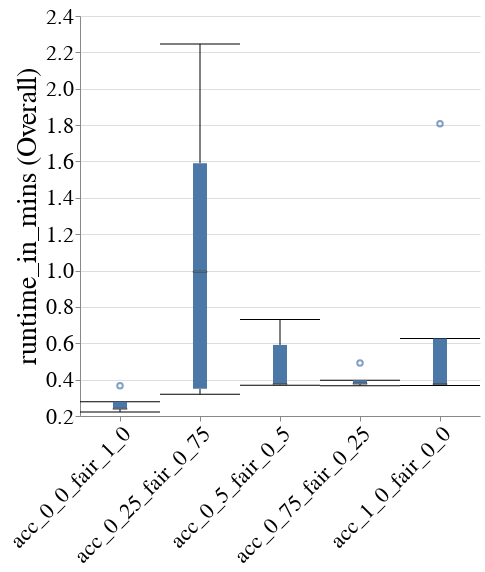

Here is the notebook cell this chart was saved with:
### Code cell
create_box_plot_per_cost_model(to_plot=best_lp_metrics_per_exp_config_df, metric_name="runtime_in_mins")

### Figure 1 — Vega-Lite specification as saved in the notebook (floating-point values rounded to 4 significant figures)
{"config": {"view": {"continuousWidth": 400, "continuousHeight": 300, "stroke": null}, "axis": {"labelFontSize": 22, "labelFontWeight": "normal", "titleFontSize": 28, "titleFontWeight": "normal"}, "title": {"fontSize": 28}}, "data": {"name": "data-03f973be31a01b9b02d89b5b35abed5a"}, "mark": {"type": "boxplot", "median": {"stroke": "black", "strokeWidth": 0.7}, "ticks": true}, "encoding": {"x": {"axis": {"labelAngle": -45, "labelLimit": 300}, "field": "exp_config_name", "title": null, "type": "nominal"}, "y": {"field": "runtime_in_mins", "scale": {"zero": false}, "title": "runtime_in_mins (Overall)", "type": "quantitative"}}, "height": 400, "width": 400, "$schema": "https://vega.github.io/schema/vega-lite/v4.17.0.json", "datasets": {"data-03f973be31a01b9b02d89b5b35abed5a": [{"exp_config_name": "acc_0_0_fair_1_0", "logical_pipeline_uuid": "Tm9uZSZESVImbHJfY2xm", "physical_pipeline_uuid": "10a4b262-5142-4d67-aceb-7c4e30102b28", "run_num": 4, "compound_pp_quality": 0.9905, "metric": "F1", "model_name": "lr_clf", "runtime_in_mins": 0.2394, "dataset_name": "folk_emp", "logical_pipeline_name": "None&DIR&lr_clf", "null_imputer_name": "None", "fairness_intervention_name": "DIR", "RAC1P_dis": 0.7878, "RAC1P_priv": 0.7749, "SEX&RAC1P_dis": 0.758, "SEX&RAC1P_priv": 0.7852, "SEX_dis": 0.7554, "SEX_priv": 0.804, "overall": 0.7799}, {"exp_config_name": "acc_0_0_fair_1_0", "logical_pipeline_uuid": "Tm9uZSZESVImbHJfY2xm", "physical_pipeline_uuid": "27e41a7c-d6bf-46f0-9110-40e96932e653", "run_num": 5, "compound_pp_quality": 0.9882, "metric": "F1", "model_name": "lr_clf", "runtime_in_mins": 0.3664, "dataset_name": "folk_emp", "logical_pipeline_name": "None&DIR&lr_clf", "null_imputer_name": "None", "fairness_intervention_name": "DIR", "RAC1P_dis": 0.7823, "RAC1P_priv": 0.7652, "SEX&RAC1P_dis": 0.7411, "SEX&RAC1P_priv": 0.7794, "SEX_dis": 0.7308, "SEX_priv": 0.8093, "overall": 0.772}, {"exp_config_name": "acc_0_0_fair_1_0", "logical_pipeline_uuid": "Tm9uZSZESVImbHJfY2xm", "physical_pipeline_uuid": "2a1062df-0658-4bed-bebc-f08a64c100bc", "run_num": 2, "compound_pp_quality": 0.9999, "metric": "F1", "model_name": "lr_clf", "runtime_in_mins": 0.2394, "dataset_name": "folk_emp", "logical_pipeline_name": "None&DIR&lr_clf", "null_imputer_name": "None", "fairness_intervention_name": "DIR", "RAC1P_dis": 0.7832, "RAC1P_priv": 0.7802, "SEX&RAC1P_dis": 0.7557, "SEX&RAC1P_priv": 0.7881, "SEX_dis": 0.7457, "SEX_priv": 0.8166, "overall": 0.7814}, {"exp_config_name": "acc_0_0_fair_1_0", "logical_pipeline_uuid": "Tm9uZSZESVImbHJfY2xm", "physical_pipeline_uuid": "473666fc-7673-4c1a-988f-7d339730ef11", "run_num": 1, "compound_pp_quality": 0.9804, "metric": "F1", "model_name": "lr_clf", "runtime_in_mins": 0.2218, "dataset_name": "folk_emp", "logical_pipeline_name": "None&DIR&lr_clf", "null_imputer_name": "None", "fairness_intervention_name": "DIR", "RAC1P_dis": 0.7837, "RAC1P_priv": 0.7839, "SEX&RAC1P_dis": 0.7487, "SEX&RAC1P_priv": 0.7918, "SEX_dis": 0.7495, "SEX_priv": 0.814, "overall": 0.7838}, {"exp_config_name": "acc_0_0_fair_1_0", "logical_pipeline_uuid": "Tm9uZSZESVImbHJfY2xm", "physical_pipeline_uuid": "a4e709f5-5df7-4a13-8d4f-d3f1e38dc8e2", "run_num": 3, "compound_pp_quality": 0.9487, "metric": "F1", "model_name": "lr_clf", "runtime_in_mins": 0.2785, "dataset_name": "folk_emp", "logical_pipeline_name": "None&DIR&lr_clf", "null_imputer_name": "None", "fairness_intervention_name": "DIR", "RAC1P_dis": 0.7925, "RAC1P_priv": 0.7796, "SEX&RAC1P_dis": 0.7516, "SEX&RAC1P_priv": 0.7924, "SEX_dis": 0.751, "SEX_priv": 0.8163, "overall": 0.7846}, {"exp_config_name": "acc_0_25_fair_0_75", "logical_pipeline_uuid": "Tm9uZSZESVImbGdibV9jbGY=", "physical_pipeline_uuid": "10ec22bd-bb2b-4b0b-9c70-e0c2868ed85f", "run_num": 1, "compound_pp_quality": 0.9227, "metric": "F1", "model_name": "lgbm_clf", "runtime_in_mins": 0.9932, "dataset_name": "folk_emp", "logical_pipeline_name": "None&DIR&lgbm_clf", "null_imputer_name": "None", "fairness_intervention_name": "DIR", "RAC1P_dis": 0.7843, "RAC1P_priv": 0.787, "SEX&RAC1P_dis": 0.7558, "SEX&RAC1P_priv": 0.7929, "SEX_dis": 0.753, "SEX_priv": 0.8152, "overall": 0.786}, {"exp_config_name": "acc_0_25_fair_0_75", "logical_pipeline_uuid": "Tm9uZSZESVImbGdibV9jbGY=", "physical_pipeline_uuid": "2001efbe-d5e3-4ded-afd0-791713baef03", "run_num": 2, "compound_pp_quality": 0.9262, "metric": "F1", "model_name": "lgbm_clf", "runtime_in_mins": 1.591, "dataset_name": "folk_emp", "logical_pipeline_name": "None&DIR&lgbm_clf", "null_imputer_name": "None", "fairness_intervention_name": "DIR", "RAC1P_dis": 0.8014, "RAC1P_priv": 0.7945, "SEX&RAC1P_dis": 0.782, "SEX&RAC1P_priv": 0.8013, "SEX_dis": 0.7672, "SEX_priv": 0.8272, "overall": 0.7972}, {"exp_config_name": "acc_0_25_fair_0_75", "logical_pipeline_uuid": "Tm9uZSZESVImbGdibV9jbGY=", "physical_pipeline_uuid": "cae35392-63ad-4289-a244-ed998a037dab", "run_num": 3, "compound_pp_quality": 0.9325, "metric": "F1", "model_name": "lgbm_clf", "runtime_in_mins": 2.246, "dataset_name": "folk_emp", "logical_pipeline_name": "None&DIR&lgbm_clf", "null_imputer_name": "None", "fairness_intervention_name": "DIR", "RAC1P_dis": 0.796, "RAC1P_priv": 0.7923, "SEX&RAC1P_dis": 0.7489, "SEX&RAC1P_priv": 0.8042, "SEX_dis": 0.7616, "SEX_priv": 0.8239, "overall": 0.7937}, {"exp_config_name": "acc_0_25_fair_0_75", "logical_pipeline_uuid": "Tm9uZSZESVImbGdibV9jbGY=", "physical_pipeline_uuid": "e65d4227-6d08-432d-8b7e-cf1aec38947f", "run_num": 5, "compound_pp_quality": 0.9399, "metric": "F1", "model_name": "lgbm_clf", "runtime_in_mins": 0.3196, "dataset_name": "folk_emp", "logical_pipeline_name": "None&DIR&lgbm_clf", "null_imputer_name": "None", "fairness_intervention_name": "DIR", "RAC1P_dis": 0.8153, "RAC1P_priv": 0.7937, "SEX&RAC1P_dis": 0.7664, "SEX&RAC1P_priv": 0.8109, "SEX_dis": 0.762, "SEX_priv": 0.8396, "overall": 0.8023}, {"exp_config_name": "acc_0_25_fair_0_75", "logical_pipeline_uuid": "Tm9uZSZESVImbGdibV9jbGY=", "physical_pipeline_uuid": "eb9b5a19-82f6-416c-bf7f-9471911d01c1", "run_num": 4, "compound_pp_quality": 0.9446, "metric": "F1", "model_name": "lgbm_clf", "runtime_in_mins": 0.3492, "dataset_name": "folk_emp", "logical_pipeline_name": "None&DIR&lgbm_clf", "null_imputer_name": "None", "fairness_intervention_name": "DIR", "RAC1P_dis": 0.81, "RAC1P_priv": 0.8057, "SEX&RAC1P_dis": 0.7715, "SEX&RAC1P_priv": 0.8163, "SEX_dis": 0.7791, "SEX_priv": 0.8359, "overall": 0.8074}, {"exp_config_name": "acc_0_5_fair_0_5", "logical_pipeline_uuid": "Tm9uZSZESVImcmZfY2xm", "physical_pipeline_uuid": "07b5ccd5-a31a-40df-866d-e878edac7ba8", "run_num": 5, "compound_pp_quality": 0.8939, "metric": "F1", "model_name": "rf_clf", "runtime_in_mins": 0.5909, "dataset_name": "folk_emp", "logical_pipeline_name": "None&DIR&rf_clf", "null_imputer_name": "None", "fairness_intervention_name": "DIR", "RAC1P_dis": 0.8144, "RAC1P_priv": 0.7957, "SEX&RAC1P_dis": 0.7682, "SEX&RAC1P_priv": 0.8116, "SEX_dis": 0.7557, "SEX_priv": 0.847, "overall": 0.8031}, {"exp_config_name": "acc_0_5_fair_0_5", "logical_pipeline_uuid": "Tm9uZSZESVImcmZfY2xm", "physical_pipeline_uuid": "25f8f8ee-416d-4ab7-b7f5-59f977922b92", "run_num": 1, "compound_pp_quality": 0.8783, "metric": "F1", "model_name": "rf_clf", "runtime_in_mins": 0.7308, "dataset_name": "folk_emp", "logical_pipeline_name": "None&DIR&rf_clf", "null_imputer_name": "None", "fairness_intervention_name": "DIR", "RAC1P_dis": 0.8166, "RAC1P_priv": 0.8054, "SEX&RAC1P_dis": 0.7841, "SEX&RAC1P_priv": 0.8156, "SEX_dis": 0.7747, "SEX_priv": 0.8415, "overall": 0.8097}, {"exp_config_name": "acc_0_5_fair_0_5", "logical_pipeline_uuid": "Tm9uZSZESVImcmZfY2xm", "physical_pipeline_uuid": "5734a395-9aba-48e5-93db-3110ef53510b", "run_num": 2, "compound_pp_quality": 0.9039, "metric": "F1", "model_name": "rf_clf", "runtime_in_mins": 0.3749, "dataset_name": "folk_emp", "logical_pipeline_name": "None&DIR&rf_clf", "null_imputer_name": "None", "fairness_intervention_name": "DIR", "RAC1P_dis": 0.8132, "RAC1P_priv": 0.8077, "SEX&RAC1P_dis": 0.7741, "SEX&RAC1P_priv": 0.8194, "SEX_dis": 0.7689, "SEX_priv": 0.8513, "overall": 0.8099}, {"exp_config_name": "acc_0_5_fair_0_5", "logical_pipeline_uuid": "Tm9uZSZESVImcmZfY2xm", "physical_pipeline_uuid": "9b20a654-b7bb-4036-90a1-6bfb70add4d3", "run_num": 3, "compound_pp_quality": 0.8859, "metric": "F1", "model_name": "rf_clf", "runtime_in_mins": 0.3695, "dataset_name": "folk_emp", "logical_pipeline_name": "None&DIR&rf_clf", "null_imputer_name": "None", "fairness_intervention_name": "DIR", "RAC1P_dis": 0.8158, "RAC1P_priv": 0.8094, "SEX&RAC1P_dis": 0.7633, "SEX&RAC1P_priv": 0.8235, "SEX_dis": 0.7712, "SEX_priv": 0.8508, "overall": 0.8119}, {"exp_config_name": "acc_0_5_fair_0_5", "logical_pipeline_uuid": "Tm9uZSZESVImcmZfY2xm", "physical_pipeline_uuid": "e428c255-a1da-4312-a369-e71a6cad70ec", "run_num": 4, "compound_pp_quality": 0.8978, "metric": "F1", "model_name": "rf_clf", "runtime_in_mins": 0.3752, "dataset_name": "folk_emp", "logical_pipeline_name": "None&DIR&rf_clf", "null_imputer_name": "None", "fairness_intervention_name": "DIR", "RAC1P_dis": 0.8094, "RAC1P_priv": 0.8056, "SEX&RAC1P_dis": 0.7732, "SEX&RAC1P_priv": 0.8155, "SEX_dis": 0.7796, "SEX_priv": 0.8348, "overall": 0.807}, {"exp_config_name": "acc_0_75_fair_0_25", "logical_pipeline_uuid": "Tm9uZSZESVImcmZfY2xm", "physical_pipeline_uuid": "29118464-4d6c-4ac9-9f57-378753656e1b", "run_num": 5, "compound_pp_quality": 0.8481, "metric": "F1", "model_name": "rf_clf", "runtime_in_mins": 0.3775, "dataset_name": "folk_emp", "logical_pipeline_name": "None&DIR&rf_clf", "null_imputer_name": "None", "fairness_intervention_name": "DIR", "RAC1P_dis": 0.8144, "RAC1P_priv": 0.7951, "SEX&RAC1P_dis": 0.7682, "SEX&RAC1P_priv": 0.8112, "SEX_dis": 0.7557, "SEX_priv": 0.8464, "overall": 0.8028}, {"exp_config_name": "acc_0_75_fair_0_25", "logical_pipeline_uuid": "Tm9uZSZESVImcmZfY2xm", "physical_pipeline_uuid": "4127dfcc-8774-4868-8f9e-4e28d940d52d", "run_num": 2, "compound_pp_quality": 0.8569, "metric": "F1", "model_name": "rf_clf", "runtime_in_mins": 0.3968, "dataset_name": "folk_emp", "logical_pipeline_name": "None&DIR&rf_clf", "null_imputer_name": "None", "fairness_intervention_name": "DIR", "RAC1P_dis": 0.8132, "RAC1P_priv": 0.8077, "SEX&RAC1P_dis": 0.7741, "SEX&RAC1P_priv": 0.8194, "SEX_dis": 0.7689, "SEX_priv": 0.8513, "overall": 0.8099}, {"exp_config_name": "acc_0_75_fair_0_25", "logical_pipeline_uuid": "Tm9uZSZESVImcmZfY2xm", "physical_pipeline_uuid": "5c31e717-da62-4ff5-8b6a-e4fe51294caa", "run_num": 1, "compound_pp_quality": 0.8459, "metric": "F1", "model_name": "rf_clf", "runtime_in_mins": 0.4914, "dataset_name": "folk_emp", "logical_pipeline_name": "None&DIR&rf_clf", "null_imputer_name": "None", "fairness_intervention_name": "DIR", "RAC1P_dis": 0.8193, "RAC1P_priv": 0.8054, "SEX&RAC1P_dis": 0.7885, "SEX&RAC1P_priv": 0.8158, "SEX_dis": 0.7789, "SEX_priv": 0.8395, "overall": 0.8107}, {"exp_config_name": "acc_0_75_fair_0_25", "logical_pipeline_uuid": "Tm9uZSZESVImcmZfY2xm", "physical_pipeline_uuid": "6fea3046-5edc-48da-bf66-d3bd28a20a7d", "run_num": 3, "compound_pp_quality": 0.8489, "metric": "F1", "model_name": "rf_clf", "runtime_in_mins": 0.367, "dataset_name": "folk_emp", "logical_pipeline_name": "None&DIR&rf_clf", "null_imputer_name": "None", "fairness_intervention_name": "DIR", "RAC1P_dis": 0.8158, "RAC1P_priv": 0.8094, "SEX&RAC1P_dis": 0.7633, "SEX&RAC1P_priv": 0.8235, "SEX_dis": 0.7712, "SEX_priv": 0.8508, "overall": 0.8119}, {"exp_config_name": "acc_0_75_fair_0_25", "logical_pipeline_uuid": "Tm9uZSZESVImcmZfY2xm", "physical_pipeline_uuid": "de58d6fc-c4e3-4a8b-9fac-2e2ae41785e1", "run_num": 4, "compound_pp_quality": 0.8524, "metric": "F1", "model_name": "rf_clf", "runtime_in_mins": 0.3767, "dataset_name": "folk_emp", "logical_pipeline_name": "None&DIR&rf_clf", "null_imputer_name": "None", "fairness_intervention_name": "DIR", "RAC1P_dis": 0.8094, "RAC1P_priv": 0.8056, "SEX&RAC1P_dis": 0.7732, "SEX&RAC1P_priv": 0.8155, "SEX_dis": 0.7796, "SEX_priv": 0.8348, "overall": 0.807}, {"exp_config_name": "acc_1_0_fair_0_0", "logical_pipeline_uuid": "Tm9uZSZOT19GQUlSTkVTU19JTlRFUlZFTlRJT04mcmZfY2xm", "physical_pipeline_uuid": "04361871-f4b5-42e2-891b-74ffddc2342b", "run_num": 3, "compound_pp_quality": 0.8123, "metric": "F1", "model_name": "rf_clf", "runtime_in_mins": 1.807, "dataset_name": "folk_emp", "logical_pipeline_name": "None&NO_FAIRNESS_INTERVENTION&rf_clf", "null_imputer_name": "None", "fairness_intervention_name": "NO_FAIRNESS_INTERVENTION", "RAC1P_dis": 0.8214, "RAC1P_priv": 0.8067, "SEX&RAC1P_dis": 0.7677, "SEX&RAC1P_priv": 0.8229, "SEX_dis": 0.7734, "SEX_priv": 0.8491, "overall": 0.8123}, {"exp_config_name": "acc_1_0_fair_0_0", "logical_pipeline_uuid": "Tm9uZSZOT19GQUlSTkVTU19JTlRFUlZFTlRJT04mcmZfY2xm", "physical_pipeline_uuid": "262520f3-9c0d-434b-b1d9-726af3d7b117", "run_num": 4, "compound_pp_quality": 0.8078, "metric": "F1", "model_name": "rf_clf", "runtime_in_mins": 0.3753, "dataset_name": "folk_emp", "logical_pipeline_name": "None&NO_FAIRNESS_INTERVENTION&rf_clf", "null_imputer_name": "None", "fairness_intervention_name": "NO_FAIRNESS_INTERVENTION", "RAC1P_dis": 0.8086, "RAC1P_priv": 0.8072, "SEX&RAC1P_dis": 0.7732, "SEX&RAC1P_priv": 0.8164, "SEX_dis": 0.7801, "SEX_priv": 0.8358, "overall": 0.8078}, {"exp_config_name": "acc_1_0_fair_0_0", "logical_pipeline_uuid": "Tm9uZSZOT19GQUlSTkVTU19JTlRFUlZFTlRJT04mcmZfY2xm", "physical_pipeline_uuid": "4c12117f-8fa2-46f0-b083-453d06acf10d", "run_num": 1, "compound_pp_quality": 0.8114, "metric": "F1", "model_name": "rf_clf", "runtime_in_mins": 0.6259, "dataset_name": "folk_emp", "logical_pipeline_name": "None&NO_FAIRNESS_INTERVENTION&rf_clf", "null_imputer_name": "None", "fairness_intervention_name": "NO_FAIRNESS_INTERVENTION", "RAC1P_dis": 0.818, "RAC1P_priv": 0.8073, "SEX&RAC1P_dis": 0.7844, "SEX&RAC1P_priv": 0.8176, "SEX_dis": 0.7767, "SEX_priv": 0.8426, "overall": 0.8114}, {"exp_config_name": "acc_1_0_fair_0_0", "logical_pipeline_uuid": "Tm9uZSZOT19GQUlSTkVTU19JTlRFUlZFTlRJT04mcmZfY2xm", "physical_pipeline_uuid": "f8faa13a-a1b9-4e2c-af8e-83f3f94475fe", "run_num": 2, "compound_pp_quality": 0.8102, "metric": "F1", "model_name": "rf_clf", "runtime_in_mins": 0.3708, "dataset_name": "folk_emp", "logical_pipeline_name": "None&NO_FAIRNESS_INTERVENTION&rf_clf", "null_imputer_name": "None", "fairness_intervention_name": "NO_FAIRNESS_INTERVENTION", "RAC1P_dis": 0.8149, "RAC1P_priv": 0.8071, "SEX&RAC1P_dis": 0.7741, "SEX&RAC1P_priv": 0.8199, "SEX_dis": 0.7681, "SEX_priv": 0.853, "overall": 0.8102}, {"exp_config_name": "acc_1_0_fair_0_0", "logical_pipeline_uuid": "Tm9uZSZOT19GQUlSTkVTU19JTlRFUlZFTlRJT04mcmZfY2xm", "physical_pipeline_uuid": "ff4518c9-1014-46ef-abae-8a25ed099035", "run_num": 5, "compound_pp_quality": 0.8033, "metric": "F1", "model_name": "rf_clf", "runtime_in_mins": 0.3679, "dataset_name": "folk_emp", "logical_pipeline_name": "None&NO_FAIRNESS_INTERVENTION&rf_clf", "null_imputer_name": "None", "fairness_intervention_name": "NO_FAIRNESS_INTERVENTION", "RAC1P_dis": 0.8152, "RAC1P_priv": 0.7953, "SEX&RAC1P_dis": 0.7682, "SEX&RAC1P_priv": 0.8117, "SEX_dis": 0.7559, "SEX_priv": 0.847, "overall": 0.8033}]}}
